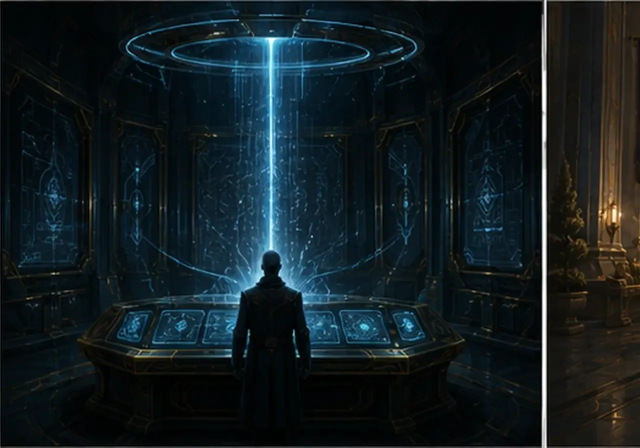
#> input picture web-staging/assets/bg/connecting.webp, 1280 x 896 px (shown at 1/2 size); its folder holds only this picture in this run
$ python repair_edge_artifacts.py ../web-staging/assets/bg/connecting.webp
#> lines starting #> are read from the running program, lines starting #| are printed output that depends on the picture
### scripts/qa/qa_edge_artifacts.py
#!/usr/bin/env python3
"""
qa_edge_artifacts.py - Global sweep for sheet-cut damage on EVERY edge.

WHY THIS GATE EXISTS
  The background seam was chased three times and each fix only looked at the
  RIGHT edge, because that is where it was first reported. A global sweep of
  all four edges across every asset class found the same damage on axes
  nobody had checked:

    every Saturn background has an anomalous edge ROW - B1/B2/B3 at the top,
    B4/B5/B6/B7 at the bottom
    all five card faces carry 1 px columns on both sides
    web backgrounds and cards inherit the same

  Same cause as the right-edge seam: panels cut from a sheet slightly too
  large in every direction, not just horizontally.

HOW IT DISCRIMINATES - this is the whole difficulty
  Bright edges are not automatically artifacts. A first pass that flagged
  "edge much brighter than the interior" produced 29 hits, most of them real
  artwork:
    - the UI sprites' edges measure EXACTLY 170, which is the luma of
      magenta #FF00FF, the chroma key the Saturn pipeline requires
    - boxart.webp's left columns are the cream SEGA spine
    - a skyline background legitimately has a bright sky at the top

  What separates damage from art is a SHARP STEP against the immediately
  adjacent pixels, not brightness against the global interior. A slice of a
  neighbouring panel meets its host at a discontinuity; sky, borders and
  spines transition into what surrounds them. Measuring the step dropped 29
  candidates to 18 genuine ones, and the excluded 11 are all verifiably
  artwork.

NEGATIVE CONTROL
  --selftest paints a synthetic bright edge onto a clean asset and requires
  detection, then verifies the magenta key and a smooth gradient are NOT
  flagged. A sweep that flags everything is as useless as one that flags
  nothing.
"""

import argparse
import glob
import os
import sys

import numpy as np
from PIL import Image

sys.path.insert(0, os.path.join(os.path.dirname(os.path.abspath(__file__)),
                                "..", "..", "examples", "coup", "assets"))
try:
    from convert_backgrounds import repair_edges
except Exception:
    repair_edges = None

STEP = 60          # step against the adjacent pixel that means "different image"
RUN = 6            # deepest edge run considered
KEY_LUMA = 170.0   # mean of #FF00FF - the Saturn chroma key, never an artifact

SATURN = ("examples/coup/assets/Official Art/coup_saturn_complete_asset_pack/"
          "coup_saturn_complete_asset_pack/saturn_ready")

GROUPS = {
    "web/bg":     "web-staging/assets/bg/*",
    "web/cards":  "web-staging/assets/cards/*",
    "web/fx":     "web-staging/assets/fx/*",
    "web/ui":     "web-staging/assets/ui/*",
    "web/logo":   "web-staging/assets/logo/*",
    "web/portraits": "web-staging/assets/portraits/*",
    "sat/bg":     SATURN + "/backgrounds/*",
    "sat/cards":  SATURN + "/cards/*",
    "sat/ui":     SATURN + "/ui/*",
}


def is_key(v):
    return abs(v - KEY_LUMA) < 3.0


def edge_run(vals, n, side):
    """Contiguous edge run and the step to the first pixel past it.

    The run continues while each pixel is ANOMALOUS AGAINST THE INTERIOR,
    not while it resembles its predecessor. The predecessor test looks
    reasonable and is wrong: a card's edge reads 252 then 146 then 67, so it
    stops after ONE pixel, and a repair sourced from the next pixel copies
    146 - still damage. That mistake was made twice, on the portraits and
    again here, and both times the artifact was spread rather than removed.
    """
    interior = float(np.median(vals[RUN:-RUN])) if n > 2 * RUN         else float(np.median(vals))
    idxs = []
    rng = range(n - 1, n - 1 - RUN, -1) if side in "RB" else range(RUN)
    for i in rng:
        if abs(vals[i] - interior) <= STEP:
            break
        idxs.append(i)
    if not idxs:
        return None
    nxt = min(idxs) - 1 if side in "RB" else max(idxs) + 1
    if nxt < 0 or nxt >= n:
        return None
    mean = float(np.mean([vals[i] for i in idxs]))
    step = abs(mean - float(vals[nxt]))
    if step > STEP and not is_key(mean):
        return (side, sorted(idxs), round(step))
    return None


# [86 lines left out: functions scan_image, sweep, main, not called in this run]


# [2 lines that do not run on import are left out]

### scripts/repair_edge_artifacts.py
#!/usr/bin/env python3
"""
repair_edge_artifacts.py - Remove sheet-cut damage from an asset's edges.

Deliberately imports the DETECTOR from scripts/qa/qa_edge_artifacts.py rather
than restating it. When repair and gate carry separate copies of the rule they
drift, and the failure is silent: the repair "succeeds" while the gate still
reports damage, or worse, the gate goes green over damage the repair only
half-removed. That happened twice on the portraits.

Each anomalous run is replaced with the first pixel PAST it - which the
detector already computes, because a replacement taken from inside the run
spreads the artifact instead of removing it.

Usage:
  python scripts/repair_edge_artifacts.py <glob> [<glob> ...]
"""

import os
import sys

import numpy as np
from PIL import Image

sys.path.insert(0, os.path.join(os.path.dirname(os.path.abspath(__file__)), "qa"))
from qa_edge_artifacts import edge_run, RUN, STEP, is_key   # noqa: E402


def _run_for(vals, n, side):
    """The detector's run, plus the index to source the replacement from."""
    r = edge_run(vals, n, side)
    if r is None:
        return None
    _, idxs, _ = r
    nxt = min(idxs) - 1 if side in "RB" else max(idxs) + 1
    if nxt < 0 or nxt >= n:
        return None
    return idxs, nxt


def repair(path):
#> called with path = '../web-staging/assets/bg/connecting.webp'
    im = Image.open(path).convert("RGB")
#> im is the input picture: PIL image 1280x896 RGB; mean R, G, B 18.1, 28.9, 32.5
    a = np.asarray(im).astype(np.uint8).copy()
    fixed = []

    # Columns first, then re-measure before doing rows: repairing a column
    # changes every row's mean, so row detection must see the corrected image
    # or it will chase a number the columns already moved.
    for side in ("R", "L"):
        g = a.astype(float).mean(axis=2)
        got = _run_for(g.mean(axis=0), g.shape[1], side)
        if got:
            idxs, nxt = got
            for c in idxs:
                a[:, c, :] = a[:, nxt, :]
            fixed.append((side, idxs))
#> this loop made 2 passes
#> pass 1, in repair, `g = a.astype(float).mean(axis=2)`:
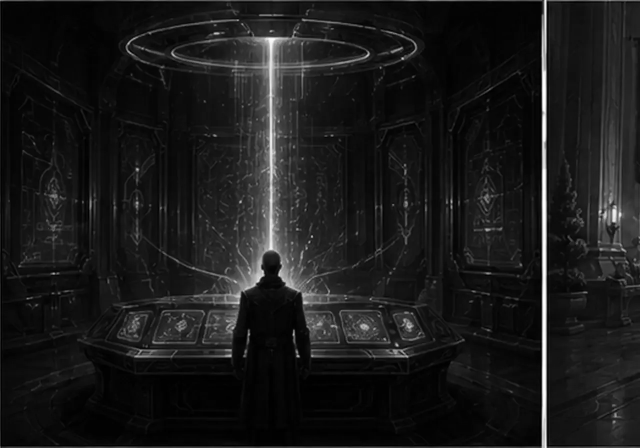
#> g: shape (896, 1280) float64 (shown at 1/2 size); min 0, max 255, mean 26.5
#> after the loop, fixed = []

    for side in ("B", "T"):
        g = a.astype(float).mean(axis=2)
        got = _run_for(g.mean(axis=1), g.shape[0], side)
        if got:
            idxs, nxt = got
            for r in idxs:
                a[r, :, :] = a[nxt, :, :]
            fixed.append((side, idxs))
#> this loop made 2 passes

    if fixed:
        kw = {"quality": 82, "method": 6} \
            if os.path.splitext(path)[1].lower() == ".webp" else {}
        Image.fromarray(a).save(path, **kw)
    return fixed


def main(argv):
    import glob as _glob
    if not argv:
        print(__doc__)
        return 2
    touched = 0
    for pat in argv:
        for f in sorted(_glob.glob(pat)):
            if os.path.isdir(f):
                continue
            fx = repair(f)
#> fx = []
            print(f"  {os.path.basename(f):26s} "
                  f"{'clean' if not fx else fx}")
#|   connecting.webp            clean
            if fx:
                touched += 1
    print(f"  repaired {touched} asset(s)")
    return 0


if __name__ == "__main__":
    sys.exit(main(sys.argv[1:]))
#> (the program exits here)

$ run again, on web-staging/assets/bg/victory.webp
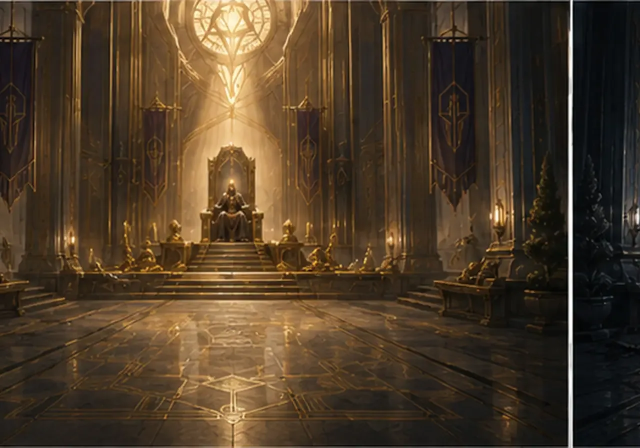
#> input picture web-staging/assets/bg/victory.webp, 1280 x 896 px (shown at 1/2 size)
#> in repair, im is the input picture: PIL image 1280x896 RGB; mean R, G, B 77.6, 60.1, 40
#> the loop in repair, `for side in ("R", "L"):` made 2 passes
#> pass 1, in repair, `g = a.astype(float).mean(axis=2)`:
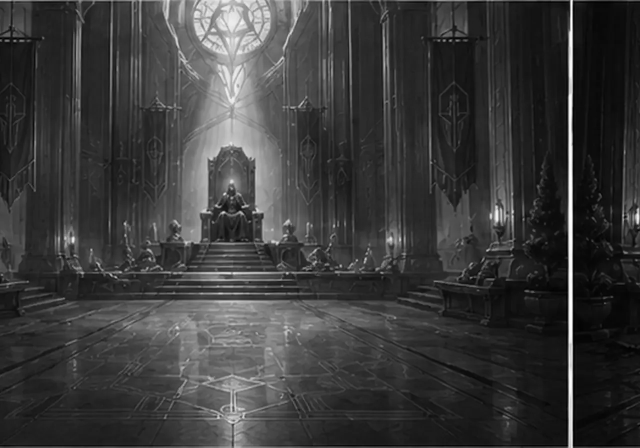
#> g: shape (896, 1280) float64 (shown at 1/2 size); min 0, max 255, mean 59.2
#> after the loop in repair, `for side in ("R", "L"):`: fixed = []
#> the loop in repair, `for side in ("B", "T"):` made 2 passes
#|   victory.webp               clean
